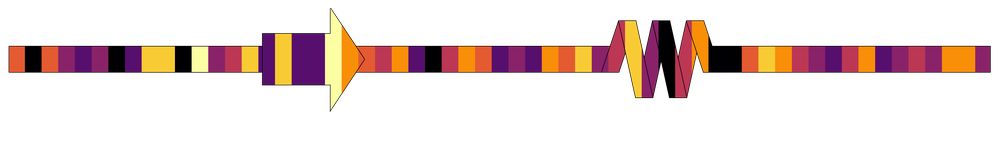
#> input picture SSDraw/examples/1cee_B.png, 1000 x 144 px, shrunk from 7265 x 1044 before the run
$ python combine_images.py examples/1cee_B.png
#> lines starting #> are read from the running program, lines starting #| are printed output that depends on the picture
# helper script to combine images
"""
Example usage:
python combine_images 1ubq.png \
    1ndd.png \
    2n1v.png

This will create a composite image of these three SSDraw images, ordering them in
the same order listed. The output file is saved as "composite.png"
"""

import os,sys
from PIL import Image

def combine_images(imgs):

    height = min([img.height for img in imgs])
    width = min([img.width for img in imgs])
    pic = Image.new('RGB', (width, height*len(imgs)))

    height_i = 0

    for img in imgs:
        x = img.crop((0,0,width,height))
        pic.paste(x, (0, height_i))
        height_i+=height
    return pic

def main():
    '''    img_names = [sys.argv[i] for i in range(1,len(sys.argv))]
    print(img_names)'''
    imgs = [Image.open(sys.argv[i]) for i in range(1,len(sys.argv))]
#> imgs = 1 item
    print("Creating composite.png")
    combine_images(imgs).save("composite.png")
#> in combine_images, `height = min([img.height for img in imgs])`: height = 144
#> in combine_images, `width = min([img.width for img in imgs])`: width = 1000
#> in combine_images, `pic = Image.new('RGB', (width, height*len(imgs)))`: pic: PIL image 1000x144 RGB; every value is 0
#> the loop in combine_images, `for img in imgs:` made 1 pass
#> height_i on pass 1: 144
#> after the loop in combine_images, `for img in imgs:`:
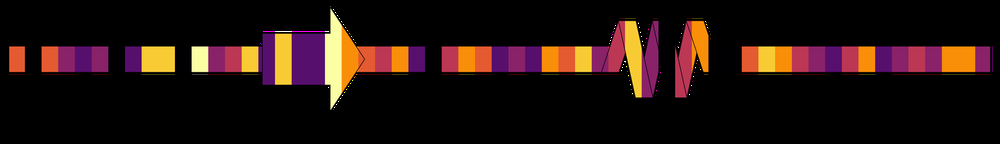
#> pic: PIL image 1000x144 RGB; mean R, G, B 35, 17.9, 14.7
#> in combine_images, x is the input picture: PIL image 1000x144 RGBA; mean R, G, B, A 35, 17.9, 14.7, 56.3
#> after the loop in combine_images, `for img in imgs:`: height_i = 144

if __name__ == "__main__":
    main()

$ run again, on SSDraw/examples/1ndd_conservation_ticks.png
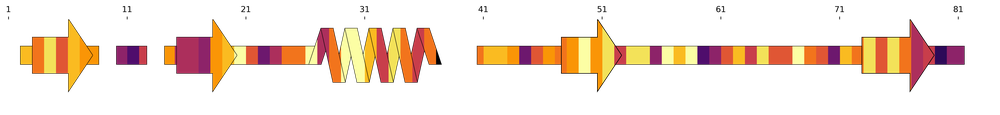
#> input picture SSDraw/examples/1ndd_conservation_ticks.png, 1000 x 115 px, shrunk from 10248 x 1183 before the run
#> imgs = 1 item
#> height = 115
#> width = 1000
#> the loop in combine_images, `for img in imgs:` made 1 pass
#> height_i on pass 1: 115
#> after the loop in combine_images, `for img in imgs:`:
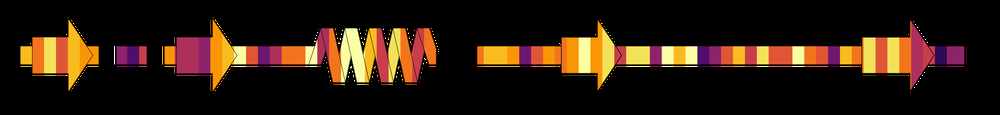
#> pic: PIL image 1000x115 RGB; mean R, G, B 45, 27.5, 14.2
#> in combine_images, x is the input picture: PIL image 1000x115 RGBA; mean R, G, B, A 45, 27.5, 14.2, 53.3
#> after the loop in combine_images, `for img in imgs:`: height_i = 115
